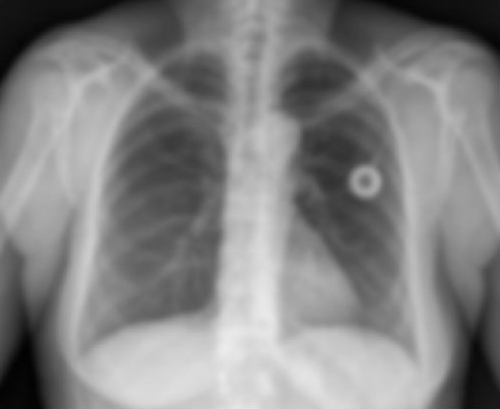
#> input picture HW4 - Frequency Domain Operations/chest.tif, 500 x 409 px
$ jupyter execute fourier_transform_and_band_reject.ipynb
#> lines starting #> are read from the running program, lines starting #| are printed output that depends on the picture; after the words box and inside, x2 and y2 are one past the last pixel; in counts of white or black regions, pixels touching at a corner belong together
[cell 1]
import numpy as np
import cv2
import matplotlib.pyplot as plt

### Creat an empty 8-bit 200*200 image

[cell 2]
img_width, img_height = 200, 200
rect_width, rect_height = 90, 50
# Creat empty image
img = np.zeros((img_width, img_height), dtype=np.uint8)
# Fit in the rectangle
img[(img_height//2 - rect_height//2):(img_height//2 + rect_height//2), (img_width//2 - rect_width//2):(img_width//2 + rect_width//2)] = 255

[cell 3]
plt.title('Empty image with a rectangle inside', color='white', backgroundcolor='blue')
plt.imshow(img, cmap = 'gray')

### Apply affine transformations

##### Define translation function

[cell 4]
def translation_func(img, x_trans, y_trans):
    # get the image shape
    rows, cols = img.shape
    # transformation matrix for translation
    M = np.float32([[1, 0, x_trans],
                    [0, 1, y_trans],
                    [0, 0, 1]])
    translated_img = cv2.warpPerspective(img, M, (cols, rows))
    return translated_img

##### Define rotation function

[cell 5]
def rotation_func(img, _angle):
	# get the image shape
	rows, cols = img.shape
	#angle from degree to radian
	# angle = np.radians(_angle)
	#transformation matrix for Rotation
	image_center = tuple(np.array(img.shape[1::-1]) / 2)
	rot_mat = cv2.getRotationMatrix2D(image_center, _angle, 1.0)
	# apply a affine transformation to the image
	rotated_img = cv2.warpAffine(img, rot_mat, (int(cols),int(rows)))
	# rotated_img = cv2.rotate(img, cv2.ROTATE_90_COUNTERCLOCKWISE)
	return rotated_img

##### Translate the image by 30 pixels in the opposite x direction

[cell 6]
x_translated_image = translation_func(img, -30, 0)

[cell 7]
plt.title('Translated image in opposite x direction', color='white', backgroundcolor='blue')
plt.imshow(x_translated_image, cmap = 'gray')

##### Translate the image by 20 pixels in the y direction

[cell 8]
y_translated_image = translation_func(img, 0, 20)

[cell 9]
plt.title('Translated image in y direction', color='white', backgroundcolor='blue')
plt.imshow(y_translated_image, cmap = 'gray')

##### Rotate the image by 40 degrees

[cell 10]
rotated_40_image = rotation_func(img, -40)

[cell 11]
plt.title('Rotated image by -40 degrees', color='white', backgroundcolor='blue')
plt.imshow(rotated_40_image, cmap = 'gray')

##### Rotate image by -90 degrees

[cell 12]
rotated_90_image = rotation_func(img, 90)

[cell 13]
plt.title('Rotated image by 90 degrees', color='white', backgroundcolor='blue')
plt.imshow(rotated_90_image, cmap = 'gray')
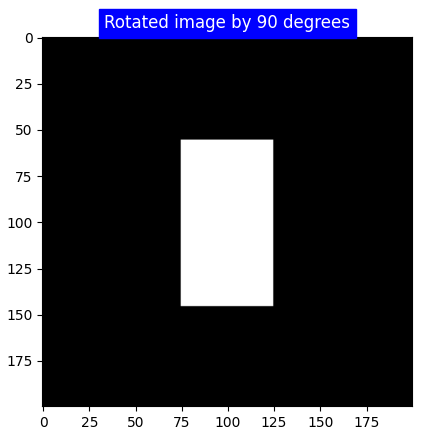
#> figure drawn by matplotlib, 1 panel

### Calculate the fourier transformation of the resulted images and display the results

##### Define fourier transform function

[cell 14]
def fourier_transform(img):
    _fft = np.fft.fft2(img)
    # shift zero-frequency component to the center
    fourier_t_image = np.fft.fftshift(_fft)
    return fourier_t_image

[cell 15]
def plot_fourier_t(img):
    # perform the fourier transformation
    fourier_t_image = fourier_transform(np.float64(img))

    # calculate log scaled magnitude of the image
    magnitude = np.abs(fourier_t_image)
    log_magnitude = np.log(magnitude + 1)

    # calculate the phase of the image
    phase = np.angle(fourier_t_image)

    # Plot
    fig = plt.figure(figsize=(15, 10))
    gs = fig.add_gridspec(1, 4)

    # original image
    ax1 = fig.add_subplot(gs[0, 0])
    ax1.imshow(img, cmap='gray')
    ax1.set_title('Original image', color='white', backgroundcolor='blue')

    # Fourier transform
    ax2 = fig.add_subplot(gs[0, 1])
    ax2.imshow(magnitude, cmap='gray')
    ax2.set_title('Log scaled magnitude', color='white', backgroundcolor='blue')

    # Log scaled magnitude
    ax2 = fig.add_subplot(gs[0, 2])
    ax2.imshow(log_magnitude, cmap='gray')
    ax2.set_title('Log scaled magnitude', color='white', backgroundcolor='blue')

    # Phase
    ax2 = fig.add_subplot(gs[0, 3])
    ax2.imshow(phase, cmap='gray')
    ax2.set_title('Phase', color='white', backgroundcolor='blue')

[cell 16]
plot_fourier_t(img)

[cell 17]
plot_fourier_t(x_translated_image)

[cell 18]
plot_fourier_t(y_translated_image)

[cell 19]
plot_fourier_t(rotated_40_image)

[cell 20]
plot_fourier_t(rotated_90_image)
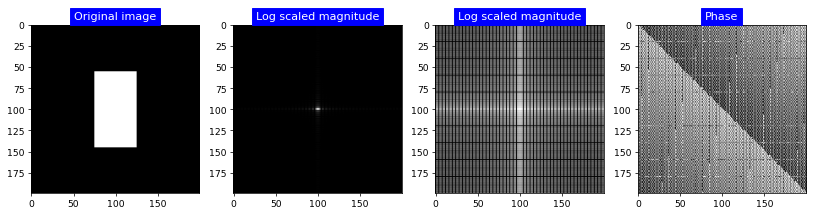
#> figure drawn by matplotlib, 4 panels

### Display zero frequency values

[cell 21]
fourier_t_image = np.fft.fft2(np.float64(img))
# get zero-frequency row
zf_row = fourier_t_image[0, :]
# get the real and imaginary values
x_zf_row = [zfr_x.real for zfr_x in zf_row]
y_zf_row = [zfr_y.imag for zfr_y in zf_row]

[cell 22]
plt.scatter(x_zf_row, y_zf_row)

[cell 23]
# get zero-frequency col
zf_col = fourier_t_image[:, 0]
# get the real and imaginary values
x_zf_col = [zfr_x.real for zfr_x in zf_col]
y_zf_col = [zfr_y.imag for zfr_y in zf_col]

[cell 24]
plt.scatter(x_zf_col, y_zf_col)
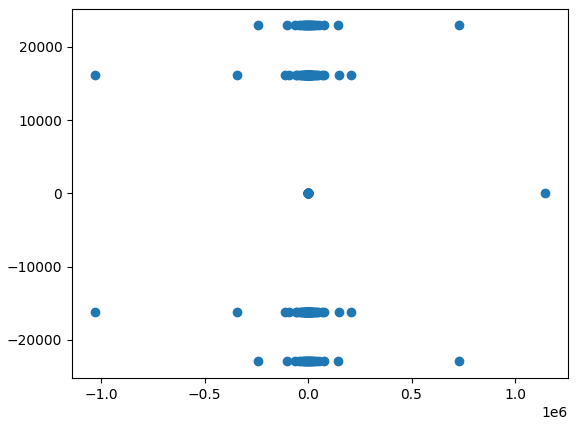
#> figure drawn by matplotlib, 1 panel

### Load chest image in gray-scale

[cell 25]
chest_img = cv2.imread('chest.tif', cv2.IMREAD_GRAYSCALE)
#> chest_img is the input picture: shape (409, 500); min 0, max 236, mean 131

[cell 26]
chest_fourier_image = fourier_transform(chest_img)
chest_magnitude = np.abs(chest_fourier_image)
chest_log_magnitude = np.log(chest_magnitude + 1)
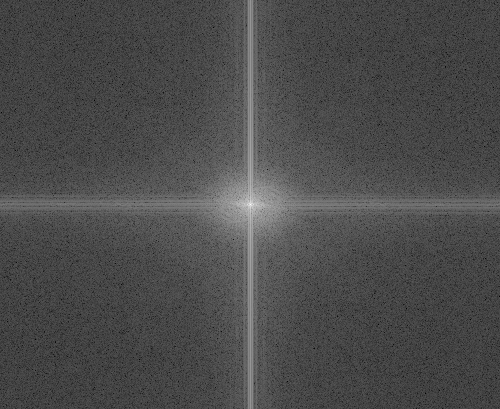
#> chest_log_magnitude: shape (409, 500) float64; min 0.355, max 17.1, mean 5.35; drawn with min black and max white

[cell 27]
plt.title('Chest image fourier transform', color='white', backgroundcolor='blue')
plt.imshow(chest_log_magnitude, cmap = 'gray')

### Apply band-reject filtering

##### Define band-reject function

[cell 28]
def band_rej_filtering(fourier_im, inner_r, outer_r):
#> called with fourier_im = array of shape (409, 500), inner_r = 30, outer_r = 200
    center = (fourier_im.shape[1]// 2, fourier_im.shape[0]// 2)
#> center = (250, 204)
    filter = np.ones(fourier_im.shape, dtype=np.uint8)
    # make a circle
    cv2.circle(filter, center, outer_r, 0, -1)
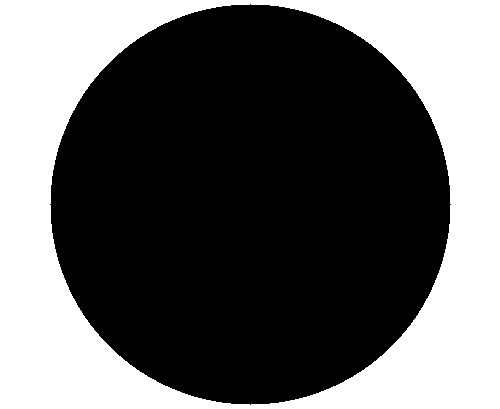
#> filter: shape (409, 500); values 0 (black) and 1 (white), 38.6% white; 1 white region, box (x1, y1, x2, y2) and area: (0, 0, 500, 409) 78871
    cv2.circle(filter, center, inner_r, 1, -1)
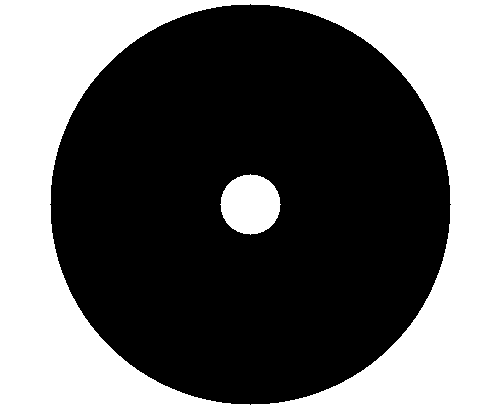
#> filter: shape (409, 500); values 0 (black) and 1 (white), 39.9% white; 2 white regions, box (x1, y1, x2, y2) and area: (0, 0, 500, 409) 78871, (220, 174, 281, 235) 2821
    return fourier_im*filter

[cell 29]
band_rejected_fourier_image = band_rej_filtering(chest_fourier_image, 30, 200)
plt.imshow(np.log(np.abs(band_rejected_fourier_image) + 1), cmap='gray')
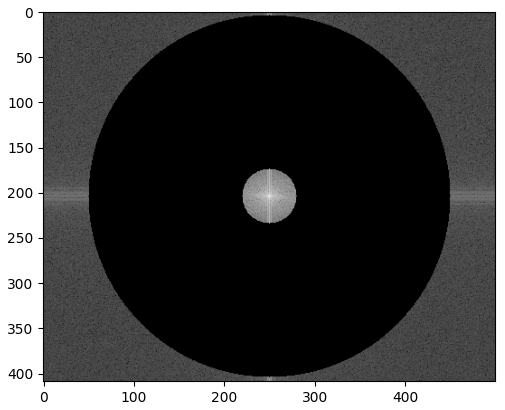
#> figure drawn by matplotlib, 1 panel

#### Perform inverse fourier transform on the band-rejected image

[cell 30]
def inverse_fourier_trans(fourier_im):
    centered_img = np.fft.ifftshift(fourier_im)
    inverse_fourier = np.fft.ifft2(centered_img)
    return inverse_fourier

[cell 31]
band_rejected_img = inverse_fourier_trans(band_rejected_fourier_image)

[cell 32]
# Plot
fig = plt.figure(figsize=(10, 8))
gs = fig.add_gridspec(1, 2)

# original image
ax1 = fig.add_subplot(gs[0, 0])
ax1.imshow(chest_img, cmap='gray')
ax1.set_title('Original image', color='white', backgroundcolor='blue')

# Band-rejected image
ax2 = fig.add_subplot(gs[0, 1])
ax2.imshow(np.abs(band_rejected_img), cmap='gray')
ax2.set_title('Band-rejected image', color='white', backgroundcolor='blue')
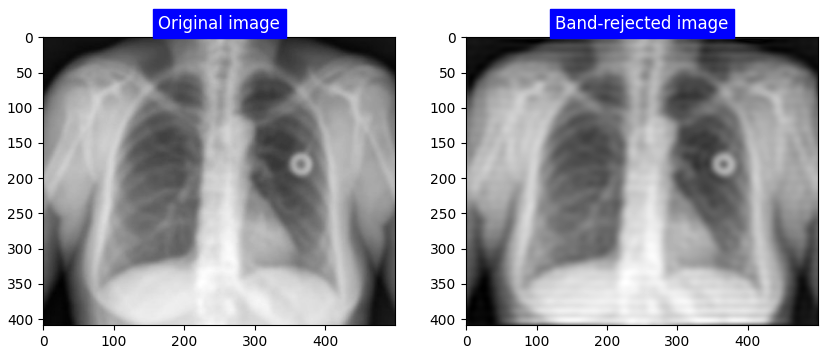
#> figure drawn by matplotlib, 2 panels

### Mirror the image around center using fourier transform concepts

[cell 33]
flipped_img = np.flip(band_rejected_fourier_image, 0)
mirrored_fourier_img = np.flip(flipped_img, 1)

[cell 34]
mirrored_img = inverse_fourier_trans(mirrored_fourier_img)

##### Display result

[cell 35]
# Plot
fig = plt.figure(figsize=(10, 8))
gs = fig.add_gridspec(1, 2)

# original image
ax1 = fig.add_subplot(gs[0, 0])
ax1.imshow(chest_img, cmap='gray')
ax1.set_title('Original image', color='white', backgroundcolor='blue')

# mirrored image
ax1 = fig.add_subplot(gs[0, 1])
ax1.imshow(np.abs(mirrored_img), cmap='gray')
ax1.set_title('Mirrored image around center', color='white', backgroundcolor='blue')
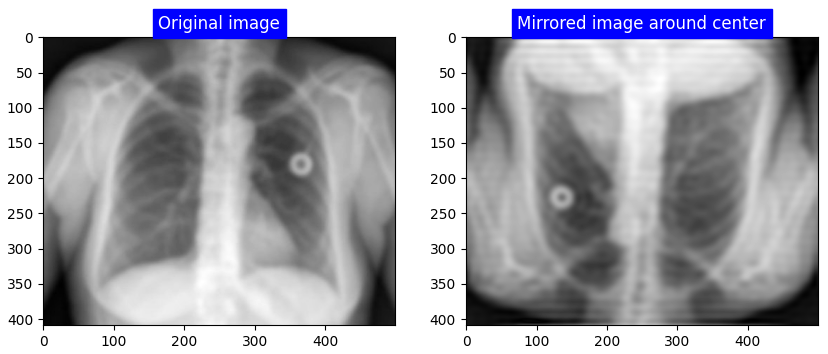
#> figure drawn by matplotlib, 2 panels

### Display input, output and frequency domain

[cell 36]
# Plot
fig = plt.figure(figsize=(15, 10))
gs = fig.add_gridspec(1, 3)

# original image
ax1 = fig.add_subplot(gs[0, 0])
ax1.imshow(chest_img, cmap='gray')
ax1.set_title('Original image', color='white', backgroundcolor='blue')

# Output image
ax1 = fig.add_subplot(gs[0, 1])
ax1.imshow(np.abs(mirrored_img), cmap='gray')
ax1.set_title('Output image', color='white', backgroundcolor='blue')

# Frequency domain image
ax1 = fig.add_subplot(gs[0, 2])
plt.imshow(np.log(np.abs(band_rejected_fourier_image) + 1), cmap='gray')
ax1.set_title('Frequency domain image', color='white', backgroundcolor='blue')
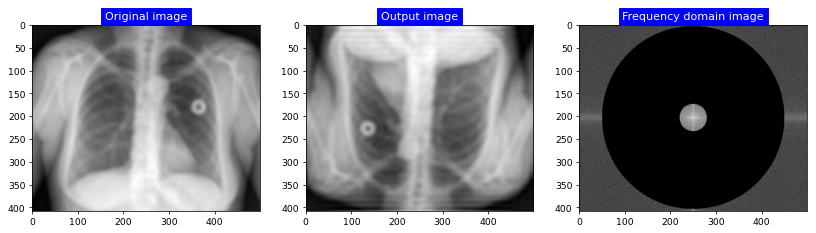
#> figure drawn by matplotlib, 3 panels

$ run again, with HW4 - Frequency Domain Operations/shoulder.jpg saved as HW4 - Frequency Domain Operations/chest.tif
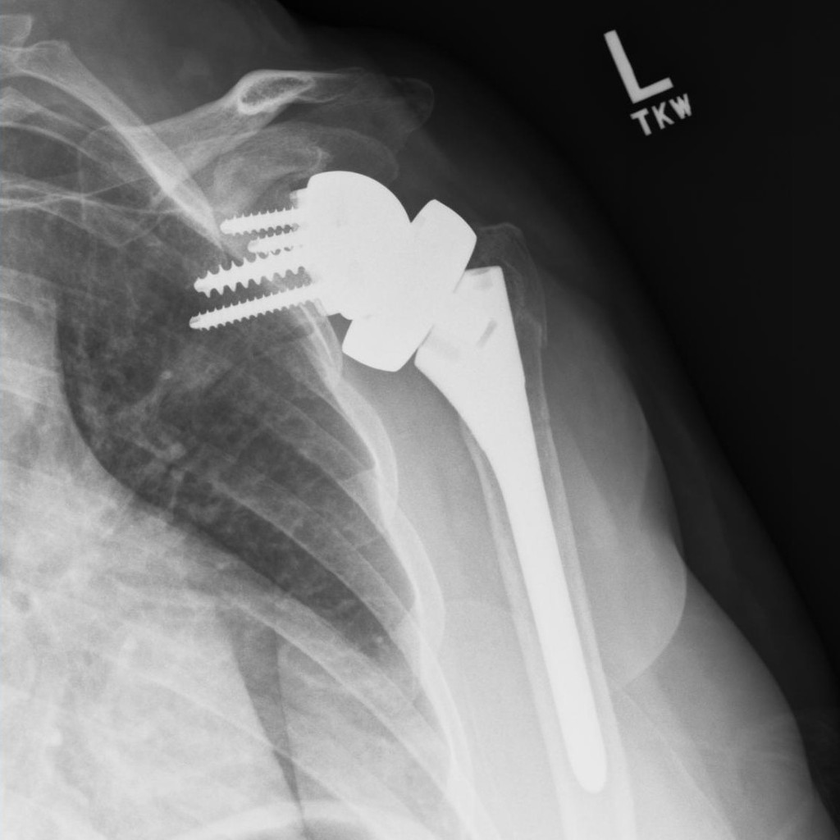
#> input picture HW4 - Frequency Domain Operations/shoulder.jpg, 840 x 840 px, shrunk from 1024 x 1024 before the run
#> in band_rej_filtering, `cv2.circle(filter, center, inner_r, 1, -1)`:
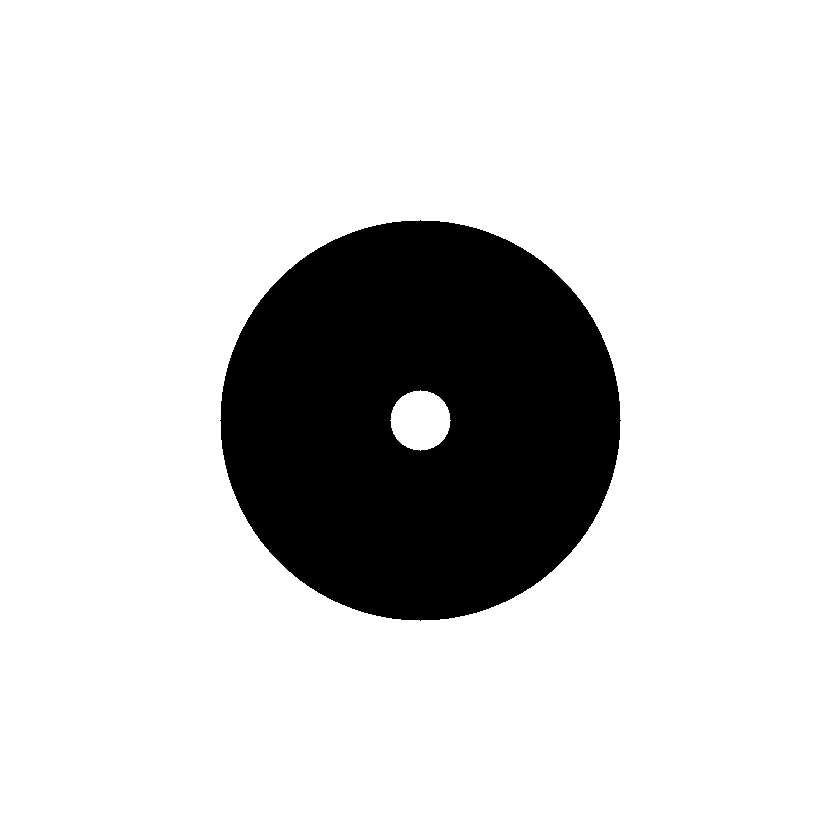
#> filter: shape (840, 840); values 0 (black) and 1 (white), 82.6% white; 1 black region, box (x1, y1, x2, y2) and area: (220, 220, 621, 621) 122808
#> `[cell 36] # Plot fig = plt.figure(figsize=(15, 10)) gs = fig.add_grids..`:
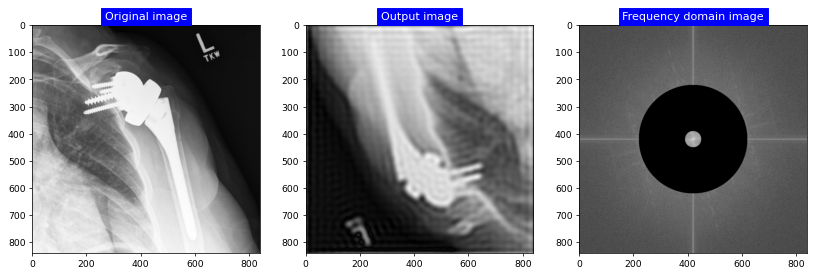
#> figure drawn by matplotlib, 3 panels
